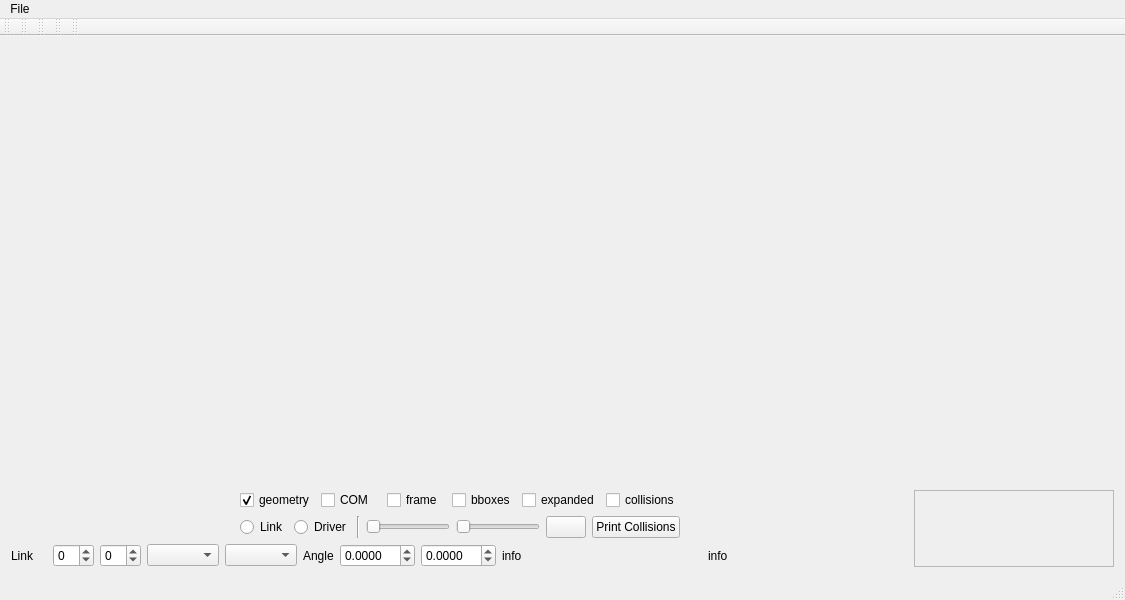
<?xml version="1.0" encoding="UTF-8"?>
<ui version="4.0">
 <class>MainWindow</class>
 <widget class="QMainWindow" name="MainWindow">
  <property name="geometry">
   <rect>
    <x>0</x>
    <y>0</y>
    <width>980</width>
    <height>600</height>
   </rect>
  </property>
  <property name="windowTitle">
   <string>Robot Test</string>
  </property>
  <property name="statusTip">
   <string/>
  </property>
  <widget class="QWidget" name="centralWidget">
   <layout class="QGridLayout" name="gridLayout">
    <item row="0" column="0">
     <widget class="QRobotTestBackend" name="displaywidget" native="true">
      <property name="sizePolicy">
       <sizepolicy hsizetype="Expanding" vsizetype="Expanding">
        <horstretch>3</horstretch>
        <verstretch>1</verstretch>
       </sizepolicy>
      </property>
      <property name="minimumSize">
       <size>
        <width>200</width>
        <height>200</height>
       </size>
      </property>
      <property name="maximumSize">
       <size>
        <width>16777215</width>
        <height>16777215</height>
       </size>
      </property>
      <property name="toolTip">
       <string>free mode</string>
      </property>
     </widget>
    </item>
    <item row="0" column="1">
     <widget class="ResourceFrame" name="frame_resources">
      <property name="sizePolicy">
       <sizepolicy hsizetype="Ignored" vsizetype="Expanding">
        <horstretch>0</horstretch>
        <verstretch>0</verstretch>
       </sizepolicy>
      </property>
      <property name="minimumSize">
       <size>
        <width>200</width>
        <height>0</height>
       </size>
      </property>
      <property name="frameShape">
       <enum>QFrame::NoFrame</enum>
      </property>
      <property name="frameShadow">
       <enum>QFrame::Raised</enum>
      </property>
     </widget>
    </item>
    <item row="1" column="0">
     <layout class="QGridLayout" name="gridLayout_2">
      <item row="0" column="0">
       <spacer name="horizontalSpacer_3">
        <property name="orientation">
         <enum>Qt::Horizontal</enum>
        </property>
        <property name="sizeHint" stdset="0">
         <size>
          <width>40</width>
          <height>20</height>
         </size>
        </property>
       </spacer>
      </item>
      <item row="0" column="2">
       <widget class="QCheckBox" name="chk_com">
        <property name="statusTip">
         <string>draw COM</string>
        </property>
        <property name="text">
         <string>COM</string>
        </property>
       </widget>
      </item>
      <item row="0" column="7">
       <spacer name="horizontalSpacer_4">
        <property name="orientation">
         <enum>Qt::Horizontal</enum>
        </property>
        <property name="sizeHint" stdset="0">
         <size>
          <width>40</width>
          <height>20</height>
         </size>
        </property>
       </spacer>
      </item>
      <item row="0" column="5">
       <widget class="QCheckBox" name="chk_expanded">
        <property name="statusTip">
         <string>draw expanded</string>
        </property>
        <property name="text">
         <string>expanded</string>
        </property>
        <property name="tristate">
         <bool>false</bool>
        </property>
       </widget>
      </item>
      <item row="0" column="6">
       <widget class="QCheckBox" name="chk_collisions">
        <property name="statusTip">
         <string>draw collision map</string>
        </property>
        <property name="text">
         <string>collisions</string>
        </property>
       </widget>
      </item>
      <item row="0" column="3">
       <widget class="QCheckBox" name="chk_frame">
        <property name="statusTip">
         <string>draw frames</string>
        </property>
        <property name="text">
         <string>frame</string>
        </property>
       </widget>
      </item>
      <item row="0" column="4">
       <widget class="QCheckBox" name="chk_bboxes">
        <property name="statusTip">
         <string>draw bounding boxes</string>
        </property>
        <property name="text">
         <string>bboxes</string>
        </property>
       </widget>
      </item>
      <item row="0" column="1">
       <widget class="QCheckBox" name="chk_geometry">
        <property name="statusTip">
         <string>draw the robot geometry</string>
        </property>
        <property name="text">
         <string>geometry</string>
        </property>
        <property name="checked">
         <bool>true</bool>
        </property>
       </widget>
      </item>
      <item row="1" column="1" colspan="6">
       <layout class="QHBoxLayout" name="horizontalLayout_4">
        <item>
         <widget class="QRadioButton" name="radioButton">
          <property name="text">
           <string>Link</string>
          </property>
         </widget>
        </item>
        <item>
         <widget class="QRadioButton" name="radioButton_2">
          <property name="text">
           <string>Driver</string>
          </property>
         </widget>
        </item>
        <item>
         <widget class="Line" name="line">
          <property name="orientation">
           <enum>Qt::Vertical</enum>
          </property>
         </widget>
        </item>
        <item>
         <widget class="QSlider" name="sld_link">
          <property name="enabled">
           <bool>true</bool>
          </property>
          <property name="maximum">
           <number>1000</number>
          </property>
          <property name="orientation">
           <enum>Qt::Horizontal</enum>
          </property>
         </widget>
        </item>
        <item>
         <widget class="QSlider" name="sld_driver">
          <property name="enabled">
           <bool>false</bool>
          </property>
          <property name="maximum">
           <number>1000</number>
          </property>
          <property name="orientation">
           <enum>Qt::Horizontal</enum>
          </property>
         </widget>
        </item>
        <item>
         <widget class="QPushButton" name="btn_ik">
          <property name="text">
           <string/>
          </property>
          <property name="icon">
           <iconset resource="../KlamptQt/icons.qrc">
            <normaloff>:/Images/Images/IK.gif</normaloff>:/Images/Images/IK.gif</iconset>
          </property>
          <property name="checkable">
           <bool>true</bool>
          </property>
         </widget>
        </item>
        <item>
         <widget class="QPushButton" name="pushButton">
          <property name="text">
           <string>Print Collisions</string>
          </property>
         </widget>
        </item>
       </layout>
      </item>
     </layout>
    </item>
    <item row="1" column="1" rowspan="2">
     <widget class="QFrame" name="frame">
      <property name="minimumSize">
       <size>
        <width>200</width>
        <height>0</height>
       </size>
      </property>
      <property name="frameShape">
       <enum>QFrame::StyledPanel</enum>
      </property>
      <property name="frameShadow">
       <enum>QFrame::Raised</enum>
      </property>
     </widget>
    </item>
    <item row="2" column="0">
     <layout class="QHBoxLayout" name="link_layout">
      <item>
       <spacer name="horizontalSpacer">
        <property name="orientation">
         <enum>Qt::Horizontal</enum>
        </property>
        <property name="sizeHint" stdset="0">
         <size>
          <width>40</width>
          <height>20</height>
         </size>
        </property>
       </spacer>
      </item>
      <item>
       <widget class="QLabel" name="lbl_mode">
        <property name="text">
         <string>Link    </string>
        </property>
       </widget>
      </item>
      <item>
       <widget class="QSpinBox" name="spn_link_index">
        <property name="wrapping">
         <bool>true</bool>
        </property>
       </widget>
      </item>
      <item>
       <widget class="QSpinBox" name="spn_driver_index">
        <property name="visible">
         <bool>false</bool>
        </property>
        <property name="wrapping">
         <bool>true</bool>
        </property>
       </widget>
      </item>
      <item>
       <widget class="QComboBox" name="cb_link"/>
      </item>
      <item>
       <widget class="QComboBox" name="cb_driver">
        <property name="visible">
         <bool>false</bool>
        </property>
       </widget>
      </item>
      <item>
       <widget class="QLabel" name="label_5">
        <property name="text">
         <string>Angle</string>
        </property>
       </widget>
      </item>
      <item>
       <widget class="QDoubleSpinBox" name="spn_link">
        <property name="accelerated">
         <bool>true</bool>
        </property>
        <property name="decimals">
         <number>4</number>
        </property>
        <property name="minimum">
         <double>-99.000000000000000</double>
        </property>
        <property name="singleStep">
         <double>0.030000000000000</double>
        </property>
       </widget>
      </item>
      <item>
       <widget class="QDoubleSpinBox" name="spn_driver">
        <property name="visible">
         <bool>false</bool>
        </property>
        <property name="accelerated">
         <bool>true</bool>
        </property>
        <property name="decimals">
         <number>4</number>
        </property>
        <property name="minimum">
         <double>-99.000000000000000</double>
        </property>
        <property name="singleStep">
         <double>0.030000000000000</double>
        </property>
       </widget>
      </item>
      <item>
       <widget class="QLabel" name="lbl_driver_info">
        <property name="minimumSize">
         <size>
          <width>200</width>
          <height>0</height>
         </size>
        </property>
        <property name="text">
         <string>info</string>
        </property>
       </widget>
      </item>
      <item>
       <widget class="QLabel" name="lbl_link_info">
        <property name="minimumSize">
         <size>
          <width>200</width>
          <height>0</height>
         </size>
        </property>
        <property name="text">
         <string>info</string>
        </property>
       </widget>
      </item>
      <item>
       <spacer name="horizontalSpacer_2">
        <property name="orientation">
         <enum>Qt::Horizontal</enum>
        </property>
        <property name="sizeHint" stdset="0">
         <size>
          <width>40</width>
          <height>20</height>
         </size>
        </property>
       </spacer>
      </item>
     </layout>
    </item>
   </layout>
  </widget>
  <widget class="QMenuBar" name="menuBar">
   <property name="geometry">
    <rect>
     <x>0</x>
     <y>0</y>
     <width>980</width>
     <height>25</height>
    </rect>
   </property>
   <property name="nativeMenuBar">
    <bool>false</bool>
   </property>
   <widget class="QMenu" name="menuFile">
    <property name="title">
     <string>File</string>
    </property>
    <addaction name="actionOpen_File"/>
   </widget>
   <addaction name="menuFile"/>
  </widget>
  <widget class="QToolBar" name="mainToolBar">
   <attribute name="toolBarArea">
    <enum>TopToolBarArea</enum>
   </attribute>
   <attribute name="toolBarBreak">
    <bool>false</bool>
   </attribute>
  </widget>
  <widget class="QToolBar" name="toolBar">
   <property name="windowTitle">
    <string>toolBar</string>
   </property>
   <attribute name="toolBarArea">
    <enum>TopToolBarArea</enum>
   </attribute>
   <attribute name="toolBarBreak">
    <bool>false</bool>
   </attribute>
  </widget>
  <widget class="QStatusBar" name="statusBar">
   <property name="statusTip">
    <string>test123</string>
   </property>
  </widget>
  <widget class="QToolBar" name="toolBar_2">
   <property name="windowTitle">
    <string>toolBar_2</string>
   </property>
   <attribute name="toolBarArea">
    <enum>TopToolBarArea</enum>
   </attribute>
   <attribute name="toolBarBreak">
    <bool>false</bool>
   </attribute>
  </widget>
  <widget class="QToolBar" name="toolBar_3">
   <property name="windowTitle">
    <string>toolBar_3</string>
   </property>
   <attribute name="toolBarArea">
    <enum>TopToolBarArea</enum>
   </attribute>
   <attribute name="toolBarBreak">
    <bool>false</bool>
   </attribute>
  </widget>
  <widget class="QToolBar" name="toolBar_4">
   <property name="windowTitle">
    <string>toolBar_4</string>
   </property>
   <attribute name="toolBarArea">
    <enum>TopToolBarArea</enum>
   </attribute>
   <attribute name="toolBarBreak">
    <bool>false</bool>
   </attribute>
  </widget>
  <action name="actionOpen">
   <property name="text">
    <string>Open</string>
   </property>
   <property name="statusTip">
    <string>ctrl-o</string>
   </property>
   <property name="shortcut">
    <string>Ctrl+O</string>
   </property>
  </action>
  <action name="actionSave_State">
   <property name="text">
    <string>Save State</string>
   </property>
   <property name="toolTip">
    <string>ctrl-s</string>
   </property>
   <property name="statusTip">
    <string/>
   </property>
   <property name="shortcut">
    <string>Ctrl+S</string>
   </property>
  </action>
  <action name="actionLoad_MultiPath">
   <property name="text">
    <string>Load MultiPath</string>
   </property>
  </action>
  <action name="actionReset">
   <property name="text">
    <string>Reset</string>
   </property>
  </action>
  <action name="actionExit">
   <property name="text">
    <string>Exit</string>
   </property>
  </action>
  <action name="actionSaveView">
   <property name="text">
    <string>Save View</string>
   </property>
   <property name="toolTip">
    <string>v</string>
   </property>
  </action>
  <action name="actionRevertView">
   <property name="text">
    <string>Revert</string>
   </property>
   <property name="toolTip">
    <string>V</string>
   </property>
  </action>
  <action name="actionDefaultView">
   <property name="text">
    <string>Default</string>
   </property>
  </action>
  <action name="actionDrivers">
   <property name="text">
    <string>Drivers</string>
   </property>
   <property name="toolTip">
    <string>ctrl-d</string>
   </property>
   <property name="shortcut">
    <string>Ctrl+D</string>
   </property>
  </action>
  <action name="actionSensor_Plot">
   <property name="text">
    <string>Sensor Plot</string>
   </property>
   <property name="toolTip">
    <string>ctrl-p</string>
   </property>
   <property name="shortcut">
    <string>Ctrl+P</string>
   </property>
  </action>
  <action name="actionOptions">
   <property name="text">
    <string>Options</string>
   </property>
   <property name="toolTip">
    <string>&lt;html&gt;&lt;head/&gt;&lt;body&gt;&lt;p&gt;ctrl-r&lt;/p&gt;&lt;p&gt;&lt;br/&gt;&lt;/p&gt;&lt;/body&gt;&lt;/html&gt;</string>
   </property>
   <property name="shortcut">
    <string>Ctrl+R</string>
   </property>
  </action>
  <action name="actionSave_State_As">
   <property name="text">
    <string>Save State As</string>
   </property>
   <property name="toolTip">
    <string>ctrl-shift-s</string>
   </property>
   <property name="shortcut">
    <string>Ctrl+Shift+S</string>
   </property>
  </action>
  <action name="actionRecordFile">
   <property name="text">
    <string>Change File</string>
   </property>
  </action>
  <action name="actionMultiple_Parts">
   <property name="checkable">
    <bool>true</bool>
   </property>
   <property name="text">
    <string>Multiple Parts</string>
   </property>
   <property name="statusTip">
    <string>Does not automatically encode when a recording ends.  Can record 2 parts consecutively into 1 video.</string>
   </property>
  </action>
  <action name="action640x480">
   <property name="text">
    <string>640x480</string>
   </property>
  </action>
  <action name="action800x600">
   <property name="text">
    <string>800x600</string>
   </property>
  </action>
  <action name="action1920x1080_HD">
   <property name="text">
    <string>1920x1080 (HD)</string>
   </property>
  </action>
  <action name="action1280x768">
   <property name="text">
    <string>1280x768</string>
   </property>
  </action>
  <action name="actionResizable">
   <property name="text">
    <string>Resizable</string>
   </property>
  </action>
  <action name="actionEncode">
   <property name="enabled">
    <bool>false</bool>
   </property>
   <property name="text">
    <string>Encode</string>
   </property>
  </action>
  <action name="actionSend_Command">
   <property name="text">
    <string>Send Command</string>
   </property>
  </action>
  <action name="actionHelp">
   <property name="text">
    <string>Help</string>
   </property>
   <property name="shortcut">
    <string>F1</string>
   </property>
  </action>
  <action name="actionAbout">
   <property name="text">
    <string>About</string>
   </property>
  </action>
  <action name="actionOpen_File">
   <property name="text">
    <string>Open File</string>
   </property>
   <property name="shortcut">
    <string>Ctrl+O</string>
   </property>
  </action>
 </widget>
 <layoutdefault spacing="6" margin="11"/>
 <customwidgets>
  <customwidget>
   <class>QRobotTestBackend</class>
   <extends>QWidget</extends>
   <header>qrobottestbackend.h</header>
   <container>1</container>
  </customwidget>
  <customwidget>
   <class>ResourceFrame</class>
   <extends>QFrame</extends>
   <header>resourceframe.h</header>
   <container>1</container>
  </customwidget>
 </customwidgets>
 <resources>
  <include location="../KlamptQt/icons.qrc"/>
 </resources>
 <connections>
  <connection>
   <sender>chk_geometry</sender>
   <signal>clicked(bool)</signal>
   <receiver>MainWindow</receiver>
   <slot>SetGeometry(bool)</slot>
   <hints>
    <hint type="sourcelabel">
     <x>129</x>
     <y>495</y>
    </hint>
    <hint type="destinationlabel">
     <x>151</x>
     <y>569</y>
    </hint>
   </hints>
  </connection>
  <connection>
   <sender>chk_com</sender>
   <signal>clicked(bool)</signal>
   <receiver>MainWindow</receiver>
   <slot>SetCOM(bool)</slot>
   <hints>
    <hint type="sourcelabel">
     <x>199</x>
     <y>495</y>
    </hint>
    <hint type="destinationlabel">
     <x>221</x>
     <y>571</y>
    </hint>
   </hints>
  </connection>
  <connection>
   <sender>chk_frame</sender>
   <signal>clicked(bool)</signal>
   <receiver>MainWindow</receiver>
   <slot>SetFrame(bool)</slot>
   <hints>
    <hint type="sourcelabel">
     <x>275</x>
     <y>495</y>
    </hint>
    <hint type="destinationlabel">
     <x>340</x>
     <y>571</y>
    </hint>
   </hints>
  </connection>
  <connection>
   <sender>chk_bboxes</sender>
   <signal>clicked(bool)</signal>
   <receiver>MainWindow</receiver>
   <slot>SetBboxes(bool)</slot>
   <hints>
    <hint type="sourcelabel">
     <x>360</x>
     <y>495</y>
    </hint>
    <hint type="destinationlabel">
     <x>407</x>
     <y>543</y>
    </hint>
   </hints>
  </connection>
  <connection>
   <sender>chk_expanded</sender>
   <signal>clicked(bool)</signal>
   <receiver>MainWindow</receiver>
   <slot>SetExpanded(bool)</slot>
   <hints>
    <hint type="sourcelabel">
     <x>462</x>
     <y>495</y>
    </hint>
    <hint type="destinationlabel">
     <x>500</x>
     <y>570</y>
    </hint>
   </hints>
  </connection>
  <connection>
   <sender>chk_collisions</sender>
   <signal>clicked(bool)</signal>
   <receiver>MainWindow</receiver>
   <slot>SetCollisions(bool)</slot>
   <hints>
    <hint type="sourcelabel">
     <x>559</x>
     <y>495</y>
    </hint>
    <hint type="destinationlabel">
     <x>624</x>
     <y>552</y>
    </hint>
   </hints>
  </connection>
  <connection>
   <sender>cb_link</sender>
   <signal>currentIndexChanged(int)</signal>
   <receiver>MainWindow</receiver>
   <slot>SetLink(int)</slot>
   <hints>
    <hint type="sourcelabel">
     <x>206</x>
     <y>567</y>
    </hint>
    <hint type="destinationlabel">
     <x>293</x>
     <y>573</y>
    </hint>
   </hints>
  </connection>
  <connection>
   <sender>btn_ik</sender>
   <signal>clicked(bool)</signal>
   <receiver>MainWindow</receiver>
   <slot>SetIK(bool)</slot>
   <hints>
    <hint type="sourcelabel">
     <x>434</x>
     <y>530</y>
    </hint>
    <hint type="destinationlabel">
     <x>28</x>
     <y>486</y>
    </hint>
   </hints>
  </connection>
  <connection>
   <sender>spn_link_index</sender>
   <signal>valueChanged(int)</signal>
   <receiver>cb_link</receiver>
   <slot>setCurrentIndex(int)</slot>
   <hints>
    <hint type="sourcelabel">
     <x>122</x>
     <y>567</y>
    </hint>
    <hint type="destinationlabel">
     <x>206</x>
     <y>567</y>
    </hint>
   </hints>
  </connection>
  <connection>
   <sender>spn_link_index</sender>
   <signal>valueChanged(int)</signal>
   <receiver>MainWindow</receiver>
   <slot>SetLink(int)</slot>
   <hints>
    <hint type="sourcelabel">
     <x>122</x>
     <y>567</y>
    </hint>
    <hint type="destinationlabel">
     <x>41</x>
     <y>523</y>
    </hint>
   </hints>
  </connection>
  <connection>
   <sender>cb_link</sender>
   <signal>currentIndexChanged(int)</signal>
   <receiver>spn_link_index</receiver>
   <slot>setValue(int)</slot>
   <hints>
    <hint type="sourcelabel">
     <x>206</x>
     <y>567</y>
    </hint>
    <hint type="destinationlabel">
     <x>122</x>
     <y>567</y>
    </hint>
   </hints>
  </connection>
  <connection>
   <sender>radioButton</sender>
   <signal>clicked()</signal>
   <receiver>MainWindow</receiver>
   <slot>LinkMode()</slot>
   <hints>
    <hint type="sourcelabel">
     <x>92</x>
     <y>527</y>
    </hint>
    <hint type="destinationlabel">
     <x>3</x>
     <y>444</y>
    </hint>
   </hints>
  </connection>
  <connection>
   <sender>radioButton_2</sender>
   <signal>clicked()</signal>
   <receiver>MainWindow</receiver>
   <slot>DriverMode()</slot>
   <hints>
    <hint type="sourcelabel">
     <x>170</x>
     <y>527</y>
    </hint>
    <hint type="destinationlabel">
     <x>125</x>
     <y>462</y>
    </hint>
   </hints>
  </connection>
  <connection>
   <sender>spn_driver_index</sender>
   <signal>valueChanged(int)</signal>
   <receiver>MainWindow</receiver>
   <slot>SetDriver(int)</slot>
   <hints>
    <hint type="sourcelabel">
     <x>108</x>
     <y>569</y>
    </hint>
    <hint type="destinationlabel">
     <x>25</x>
     <y>549</y>
    </hint>
   </hints>
  </connection>
  <connection>
   <sender>spn_driver_index</sender>
   <signal>valueChanged(int)</signal>
   <receiver>cb_driver</receiver>
   <slot>setCurrentIndex(int)</slot>
   <hints>
    <hint type="sourcelabel">
     <x>108</x>
     <y>569</y>
    </hint>
    <hint type="destinationlabel">
     <x>108</x>
     <y>569</y>
    </hint>
   </hints>
  </connection>
  <connection>
   <sender>cb_driver</sender>
   <signal>currentIndexChanged(int)</signal>
   <receiver>spn_driver_index</receiver>
   <slot>setValue(int)</slot>
   <hints>
    <hint type="sourcelabel">
     <x>108</x>
     <y>569</y>
    </hint>
    <hint type="destinationlabel">
     <x>108</x>
     <y>569</y>
    </hint>
   </hints>
  </connection>
  <connection>
   <sender>cb_driver</sender>
   <signal>currentIndexChanged(int)</signal>
   <receiver>MainWindow</receiver>
   <slot>SetDriver(int)</slot>
   <hints>
    <hint type="sourcelabel">
     <x>108</x>
     <y>569</y>
    </hint>
    <hint type="destinationlabel">
     <x>541</x>
     <y>567</y>
    </hint>
   </hints>
  </connection>
  <connection>
   <sender>sld_link</sender>
   <signal>sliderMoved(int)</signal>
   <receiver>MainWindow</receiver>
   <slot>SliderLinkAngle(int)</slot>
   <hints>
    <hint type="sourcelabel">
     <x>235</x>
     <y>524</y>
    </hint>
    <hint type="destinationlabel">
     <x>157</x>
     <y>490</y>
    </hint>
   </hints>
  </connection>
  <connection>
   <sender>sld_driver</sender>
   <signal>sliderMoved(int)</signal>
   <receiver>MainWindow</receiver>
   <slot>SliderDriverAngle(int)</slot>
   <hints>
    <hint type="sourcelabel">
     <x>378</x>
     <y>525</y>
    </hint>
    <hint type="destinationlabel">
     <x>420</x>
     <y>480</y>
    </hint>
   </hints>
  </connection>
  <connection>
   <sender>spn_link</sender>
   <signal>valueChanged(double)</signal>
   <receiver>MainWindow</receiver>
   <slot>UpdateLinkSlider(double)</slot>
   <hints>
    <hint type="sourcelabel">
     <x>345</x>
     <y>567</y>
    </hint>
    <hint type="destinationlabel">
     <x>457</x>
     <y>548</y>
    </hint>
   </hints>
  </connection>
  <connection>
   <sender>spn_driver</sender>
   <signal>valueChanged(double)</signal>
   <receiver>MainWindow</receiver>
   <slot>UpdateDriverSlider(double)</slot>
   <hints>
    <hint type="sourcelabel">
     <x>108</x>
     <y>569</y>
    </hint>
    <hint type="destinationlabel">
     <x>511</x>
     <y>574</y>
    </hint>
   </hints>
  </connection>
  <connection>
   <sender>pushButton</sender>
   <signal>clicked()</signal>
   <receiver>MainWindow</receiver>
   <slot>PrintCollisions()</slot>
   <hints>
    <hint type="sourcelabel">
     <x>558</x>
     <y>530</y>
    </hint>
    <hint type="destinationlabel">
     <x>628</x>
     <y>508</y>
    </hint>
   </hints>
  </connection>
  <connection>
   <sender>actionOpen_File</sender>
   <signal>triggered()</signal>
   <receiver>MainWindow</receiver>
   <slot>LoadFile()</slot>
   <hints>
    <hint type="sourcelabel">
     <x>-1</x>
     <y>-1</y>
    </hint>
    <hint type="destinationlabel">
     <x>399</x>
     <y>299</y>
    </hint>
   </hints>
  </connection>
 </connections>
 <slots>
  <slot>ShowHelp()</slot>
  <slot>ShowAbout()</slot>
  <slot>SetGeometry(bool)</slot>
  <slot>SetCOM(bool)</slot>
  <slot>SetFrame(bool)</slot>
  <slot>SetBboxes(bool)</slot>
  <slot>SetExpanded(bool)</slot>
  <slot>SetCollisions(bool)</slot>
  <slot>SetLink(int)</slot>
  <slot>SetDriver(int)</slot>
  <slot>SetDriverValue(double)</slot>
  <slot>SetIK(bool)</slot>
  <slot>LinkMode()</slot>
  <slot>DriverMode()</slot>
  <slot>SliderLinkAngle(int)</slot>
  <slot>SliderDriverAngle(int)</slot>
  <slot>UpdateLinkSlider(double)</slot>
  <slot>UpdateDriverSlider(double)</slot>
  <slot>PrintCollisions()</slot>
  <slot>LoadFile()</slot>
 </slots>
</ui>
